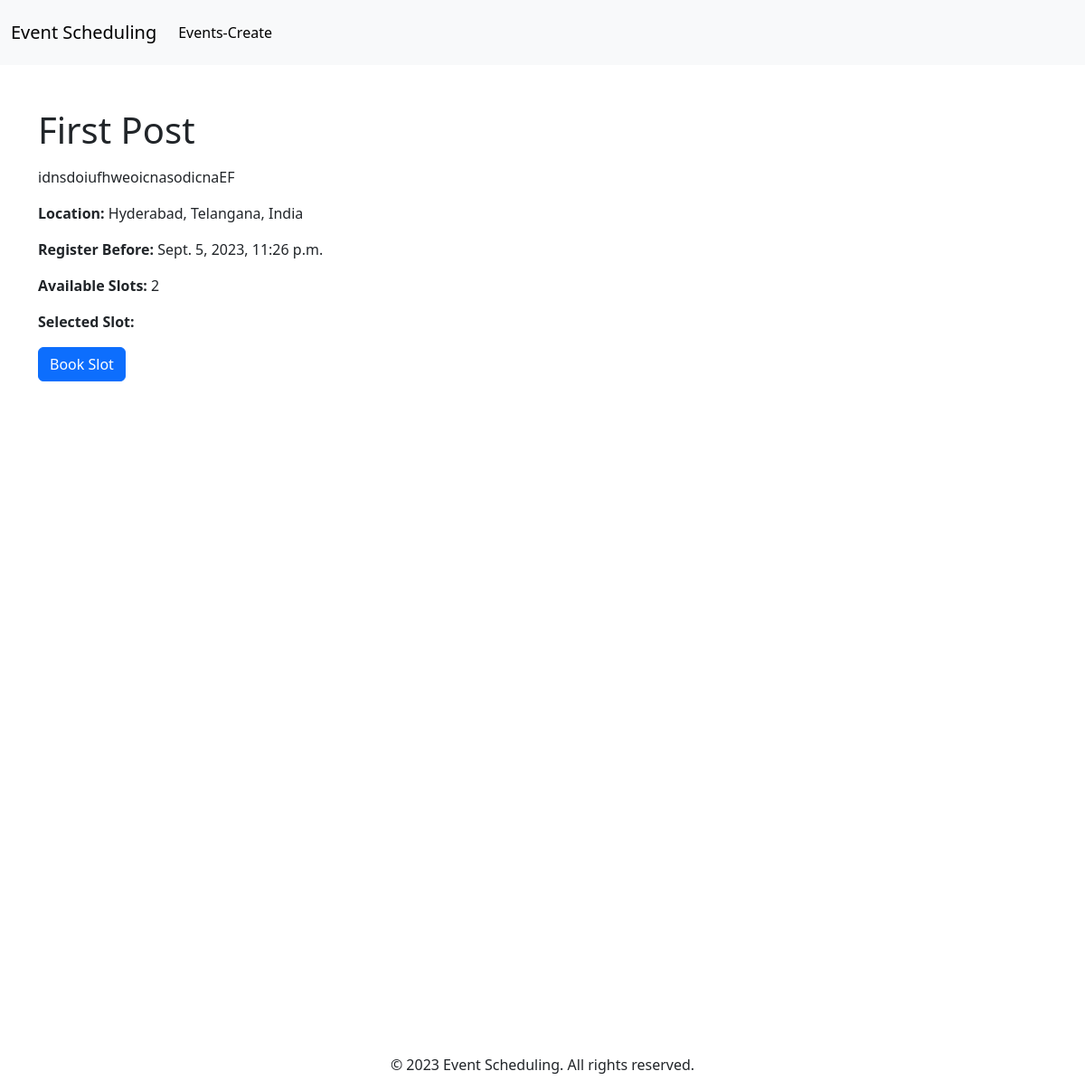
Page /event/first-post/ on the committed database.
### backend/models.py (models this page shows, shortened)
class EventCreation(models.Model):
    class Meta:
        verbose_name = 'Event Creation'
        verbose_name_plural = 'Event Creations'
        ordering = ['id']
    title = models.CharField(max_length=200, blank=False, null=False)
    type = models.CharField(max_length=200)
    description = RichTextField(max_length=500)
    location = models.CharField(max_length=200)
    prefered_date_time = models.DateTimeField(default=None, null=True, blank=True)
    time_alloted = models.IntegerField(default=0)
    link = models.SlugField(max_length=200, null=True, blank=True)
    is_active = models.BooleanField(default=True)
    total_slots = models.IntegerField(default=0)
    booked_slots = models.IntegerField(default=0)
    def available_slots(self):
        return self.total_slots - self.booked_slots

### backend/views.py (the view, shortened to what this page needs)
# urls.py: path('event/<str:link>/', views.EventDetailView.as_view(), name='event-detail'),
class EventDetailView(generic.DetailView):
    model = EventCreation
    template_name = 'backend/event_detail.html'
    slug_field = 'link'
    slug_url_kwarg = 'link'
    def get_context_data(self, **kwargs):
        context = super().get_context_data(**kwargs)
        context['available_slots'] = self.object.available_slots()
        return context

### backend/templates/backend/event_detail.html (shortened to what this page needs)
{% extends "backend/base.html" %}
{% load static %}
{% block content %}
<div class="container mt-5">
    <h1>{{ object.title }}</h1>
    <p>{{ object.description|safe }}</p>
    <p><strong>Location:</strong> {{ object.location }}</p>
    <p><strong>Register Before:</strong> {{ object.prefered_date_time }}</p>
    <p><strong>Available Slots:</strong> {{ available_slots }}</p>
    <p id="selected_slot"><strong>Selected Slot:</strong>  </p>
    {% if available_slots > 0 %}
    <form method="post">
        <button type="submit" id="book-slot" class="btn btn-primary">Book Slot</button>
    </form>
    {% else %}
    <p>No more available slots.</p>
    {% endif %}
    <div id="calendar"></div>
</div>
{% endblock %}

### backend/templates/backend/event_detail.html (style rules this page uses)
#calendar { height: 93vh; }

### rows in the picture
EventCreation: title "First Post", description "idnsdoiufhweoicnasodicnaEF", location "Hyderabad, Telangana, India", prefered_date_time "Sept. 5, 2023, 11:26 p.m."

### other values in the picture
{{ available_slots }} "2"
